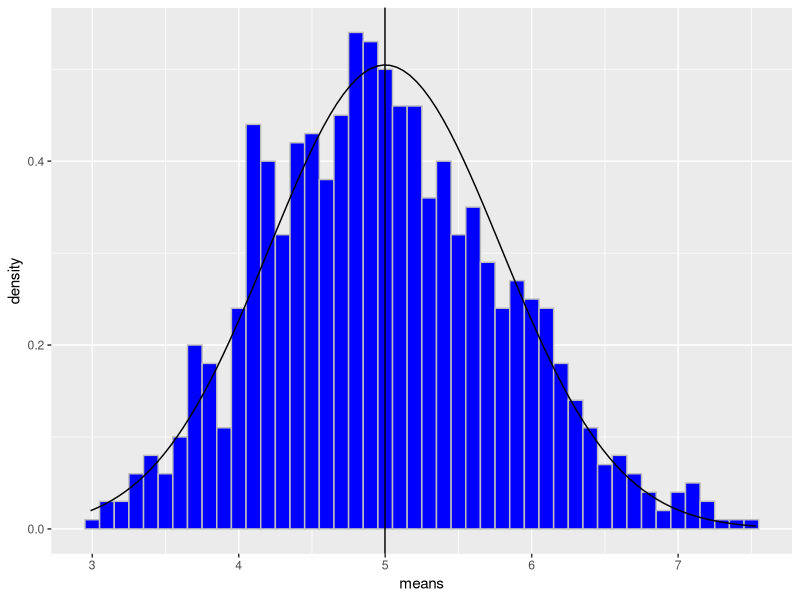
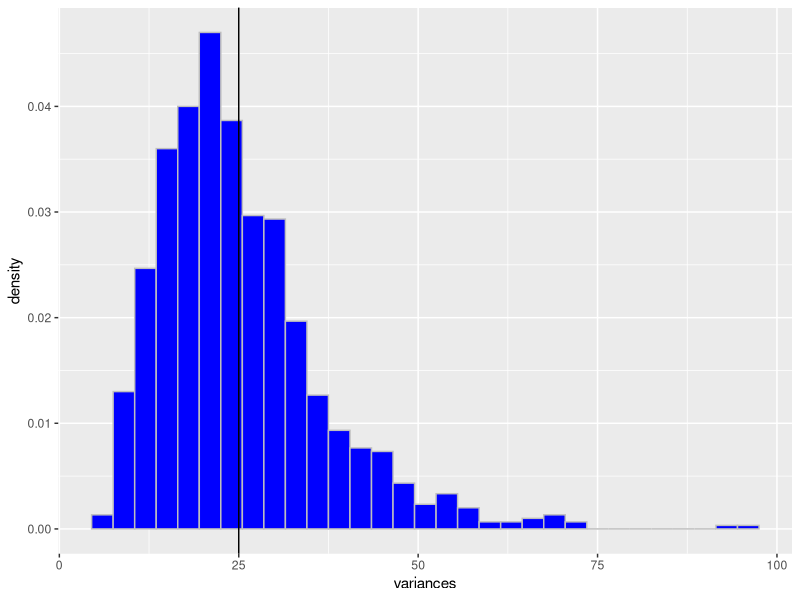

These figures' R source, in order:
library(ggplot2)

#Data Simulation
set.seed(25)
lambda <- 0.2
expectedMean <- expectedSd <- 1/lambda
numSamples <- 40
numSims <- 1000
sampleData <- matrix(rexp(numSamples * numSims, lambda), ncol = numSamples)
means <- apply(sampleData, 1, mean)
variances <- apply(sampleData, 1, var)

# Distribution of sample mean
meanOfMeans <- mean(means)
df <- as.data.frame(means)
plot <- ggplot(df, aes(x=means)) 
plot <- plot + geom_histogram(aes(y=..density..), colour="gray",fill="blue", binwidth=0.1)
plot <- plot + stat_function(fun=dnorm, args=list(mean=expectedMean, sd=expectedSd/sqrt(numSamples)))
plot <- plot + geom_vline(xintercept = meanOfMeans)
print(plot)

print(paste("Our variance of sample means= ", var(means)))
print(paste("Our expected variance of sample means =", expectedSd^2/numSamples))

# Distribution of sample variance
df <- as.data.frame(variances)
plot <- ggplot(df, aes(x=variances)) 
plot <- plot + geom_histogram(aes(y=..density..), colour="gray", fill="blue", binwidth=3)
plot <- plot + geom_vline(xintercept = (1/lambda)^2)
print(plot)

# Confidence Interval
interval <- meanOfMeans + c(-1, 1) * qt(.975, numSamples - 1) * (1/lambda) / sqrt(numSamples)
covered <- sapply(means, function(mean)
{
  interval[1] < mean & interval[2] > mean 
})

print(paste("Our confidence interval =", toString(round(interval, 4))))
print(paste(sum(covered) / numSims * 100, "% of our sample means are covered by this interval.", sep=""))
